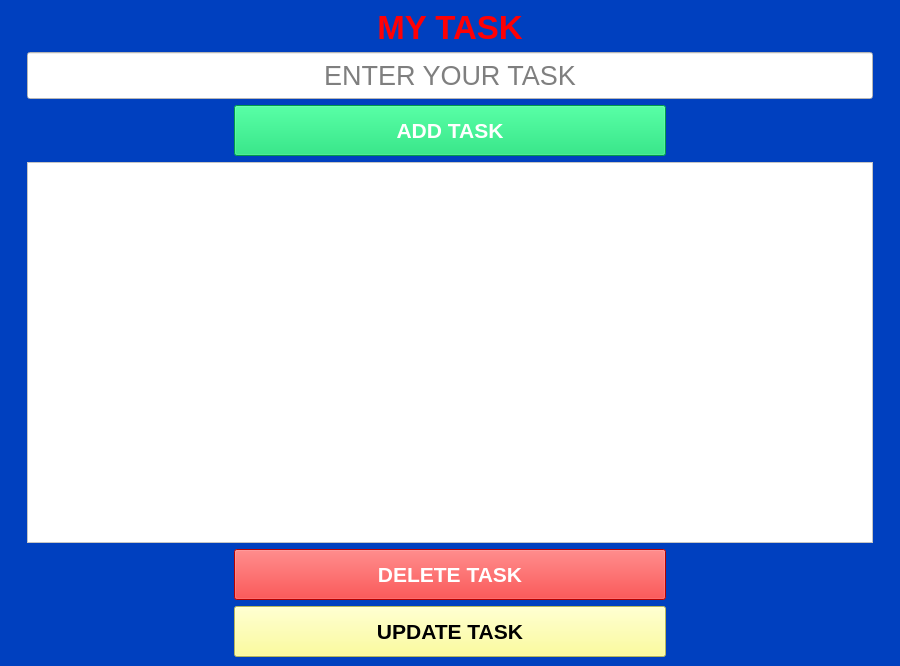
<?xml version="1.0" encoding="UTF-8"?>
<ui version="4.0">
 <class>MainWindow</class>
 <widget class="QMainWindow" name="MainWindow">
  <property name="geometry">
   <rect>
    <x>0</x>
    <y>0</y>
    <width>900</width>
    <height>666</height>
   </rect>
  </property>
  <property name="windowTitle">
   <string>To Do List </string>
  </property>
  <property name="styleSheet">
   <string notr="true">background-color: rgb(0, 64, 191);
color:white;</string>
  </property>
  <widget class="QWidget" name="centralwidget">
   <layout class="QGridLayout" name="gridLayout">
    <item row="1" column="0">
     <layout class="QVBoxLayout" name="verticalLayout">
      <item>
       <widget class="QLabel" name="label">
        <property name="font">
         <font>
          <family>MS Sans Serif</family>
          <pointsize>25</pointsize>
          <weight>75</weight>
          <bold>true</bold>
         </font>
        </property>
        <property name="styleSheet">
         <string notr="true">color:rgb(255, 0, 4);</string>
        </property>
        <property name="text">
         <string>MY TASK</string>
        </property>
        <property name="alignment">
         <set>Qt::AlignCenter</set>
        </property>
       </widget>
      </item>
      <item>
       <widget class="QLineEdit" name="lineEdit">
        <property name="font">
         <font>
          <family>MS Sans Serif</family>
          <pointsize>20</pointsize>
          <stylestrategy>PreferDefault</stylestrategy>
         </font>
        </property>
        <property name="acceptDrops">
         <bool>false</bool>
        </property>
        <property name="styleSheet">
         <string notr="true">border-color: black;
background-color:white;
color:black;
margin-left:18px;
margin-right:18px;
padding:6px;</string>
        </property>
        <property name="alignment">
         <set>Qt::AlignCenter</set>
        </property>
        <property name="placeholderText">
         <string>ENTER YOUR TASK</string>
        </property>
        <property name="cursorMoveStyle">
         <enum>Qt::LogicalMoveStyle</enum>
        </property>
        <property name="clearButtonEnabled">
         <bool>false</bool>
        </property>
       </widget>
      </item>
      <item>
       <widget class="QPushButton" name="add_btn">
        <property name="enabled">
         <bool>true</bool>
        </property>
        <property name="font">
         <font>
          <family>Arial</family>
          <pointsize>16</pointsize>
          <weight>75</weight>
          <bold>true</bold>
         </font>
        </property>
        <property name="cursor">
         <cursorShape>PointingHandCursor</cursorShape>
        </property>
        <property name="styleSheet">
         <string notr="true">background-color: rgb(0, 216, 104);
color:white;
margin-left:225%;
margin-right:225%;
padding-top:12px;
padding-bottom:12px;</string>
        </property>
        <property name="text">
         <string>ADD TASK</string>
        </property>
       </widget>
      </item>
      <item>
       <widget class="QListWidget" name="listWidget">
        <property name="font">
         <font>
          <family>Microsoft Sans Serif</family>
          <pointsize>14</pointsize>
         </font>
        </property>
        <property name="styleSheet">
         <string notr="true">background-color: rgb(255, 255, 255);
color:black;
margin-left:18px;
margin-right:18px;</string>
        </property>
       </widget>
      </item>
      <item>
       <widget class="QPushButton" name="del_btn">
        <property name="sizePolicy">
         <sizepolicy hsizetype="Minimum" vsizetype="Preferred">
          <horstretch>0</horstretch>
          <verstretch>0</verstretch>
         </sizepolicy>
        </property>
        <property name="baseSize">
         <size>
          <width>0</width>
          <height>0</height>
         </size>
        </property>
        <property name="palette">
         <palette>
          <active>
           <colorrole role="WindowText">
            <brush brushstyle="SolidPattern">
             <color alpha="255">
              <red>255</red>
              <green>255</green>
              <blue>255</blue>
             </color>
            </brush>
           </colorrole>
           <colorrole role="Button">
            <brush brushstyle="SolidPattern">
             <color alpha="255">
              <red>255</red>
              <green>0</green>
              <blue>0</blue>
             </color>
            </brush>
           </colorrole>
           <colorrole role="Text">
            <brush brushstyle="SolidPattern">
             <color alpha="255">
              <red>255</red>
              <green>255</green>
              <blue>255</blue>
             </color>
            </brush>
           </colorrole>
           <colorrole role="ButtonText">
            <brush brushstyle="SolidPattern">
             <color alpha="255">
              <red>255</red>
              <green>255</green>
              <blue>255</blue>
             </color>
            </brush>
           </colorrole>
           <colorrole role="Base">
            <brush brushstyle="SolidPattern">
             <color alpha="255">
              <red>255</red>
              <green>0</green>
              <blue>0</blue>
             </color>
            </brush>
           </colorrole>
           <colorrole role="Window">
            <brush brushstyle="SolidPattern">
             <color alpha="255">
              <red>255</red>
              <green>0</green>
              <blue>0</blue>
             </color>
            </brush>
           </colorrole>
           <colorrole role="PlaceholderText">
            <brush brushstyle="NoBrush">
             <color alpha="128">
              <red>255</red>
              <green>255</green>
              <blue>255</blue>
             </color>
            </brush>
           </colorrole>
          </active>
          <inactive>
           <colorrole role="WindowText">
            <brush brushstyle="SolidPattern">
             <color alpha="255">
              <red>255</red>
              <green>255</green>
              <blue>255</blue>
             </color>
            </brush>
           </colorrole>
           <colorrole role="Button">
            <brush brushstyle="SolidPattern">
             <color alpha="255">
              <red>255</red>
              <green>0</green>
              <blue>0</blue>
             </color>
            </brush>
           </colorrole>
           <colorrole role="Text">
            <brush brushstyle="SolidPattern">
             <color alpha="255">
              <red>255</red>
              <green>255</green>
              <blue>255</blue>
             </color>
            </brush>
           </colorrole>
           <colorrole role="ButtonText">
            <brush brushstyle="SolidPattern">
             <color alpha="255">
              <red>255</red>
              <green>255</green>
              <blue>255</blue>
             </color>
            </brush>
           </colorrole>
           <colorrole role="Base">
            <brush brushstyle="SolidPattern">
             <color alpha="255">
              <red>255</red>
              <green>0</green>
              <blue>0</blue>
             </color>
            </brush>
           </colorrole>
           <colorrole role="Window">
            <brush brushstyle="SolidPattern">
             <color alpha="255">
              <red>255</red>
              <green>0</green>
              <blue>0</blue>
             </color>
            </brush>
           </colorrole>
           <colorrole role="PlaceholderText">
            <brush brushstyle="NoBrush">
             <color alpha="128">
              <red>255</red>
              <green>255</green>
              <blue>255</blue>
             </color>
            </brush>
           </colorrole>
          </inactive>
          <disabled>
           <colorrole role="WindowText">
            <brush brushstyle="SolidPattern">
             <color alpha="255">
              <red>255</red>
              <green>255</green>
              <blue>255</blue>
             </color>
            </brush>
           </colorrole>
           <colorrole role="Button">
            <brush brushstyle="SolidPattern">
             <color alpha="255">
              <red>255</red>
              <green>0</green>
              <blue>0</blue>
             </color>
            </brush>
           </colorrole>
           <colorrole role="Text">
            <brush brushstyle="SolidPattern">
             <color alpha="255">
              <red>255</red>
              <green>255</green>
              <blue>255</blue>
             </color>
            </brush>
           </colorrole>
           <colorrole role="ButtonText">
            <brush brushstyle="SolidPattern">
             <color alpha="255">
              <red>255</red>
              <green>255</green>
              <blue>255</blue>
             </color>
            </brush>
           </colorrole>
           <colorrole role="Base">
            <brush brushstyle="SolidPattern">
             <color alpha="255">
              <red>255</red>
              <green>0</green>
              <blue>0</blue>
             </color>
            </brush>
           </colorrole>
           <colorrole role="Window">
            <brush brushstyle="SolidPattern">
             <color alpha="255">
              <red>255</red>
              <green>0</green>
              <blue>0</blue>
             </color>
            </brush>
           </colorrole>
           <colorrole role="PlaceholderText">
            <brush brushstyle="NoBrush">
             <color alpha="128">
              <red>255</red>
              <green>255</green>
              <blue>255</blue>
             </color>
            </brush>
           </colorrole>
          </disabled>
         </palette>
        </property>
        <property name="font">
         <font>
          <family>Arial</family>
          <pointsize>16</pointsize>
          <weight>75</weight>
          <bold>true</bold>
         </font>
        </property>
        <property name="cursor">
         <cursorShape>PointingHandCursor</cursorShape>
        </property>
        <property name="layoutDirection">
         <enum>Qt::LeftToRight</enum>
        </property>
        <property name="styleSheet">
         <string notr="true">background-color: rgb(255, 0, 0);
margin-left:225%;
margin-right:225%;
padding-top:12px;
padding-bottom:12px;
color:white;</string>
        </property>
        <property name="text">
         <string>DELETE TASK</string>
        </property>
       </widget>
      </item>
      <item>
       <widget class="QPushButton" name="update_btn">
        <property name="font">
         <font>
          <family>Arial</family>
          <pointsize>16</pointsize>
          <weight>75</weight>
          <bold>true</bold>
         </font>
        </property>
        <property name="styleSheet">
         <string notr="true">background-color: rgb(255, 255, 127);
margin-left:225%;
margin-right:225%;
padding-top:12px;
padding-bottom:12px;
color:black;</string>
        </property>
        <property name="text">
         <string>UPDATE TASK</string>
        </property>
       </widget>
      </item>
     </layout>
    </item>
   </layout>
  </widget>
 </widget>
 <resources/>
 <connections/>
</ui>
